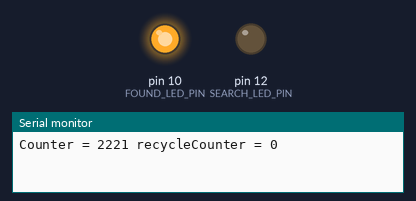
Bench run of a sketch on a simulated Arduino Uno, built with avr-gcc and run on an emulated ATmega328P. On the bench: output pins drawn as LEDs (lit = HIGH), the last lines printed to the serial monitor. Random numbers use the default seed unless the sketch sets one. At 54.6 s the program stops and its outputs stay as they are.

Above: at 0.3 s.
At 22.7 s:
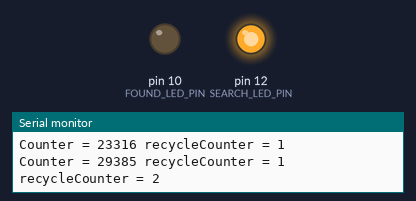
At 37.0 s:
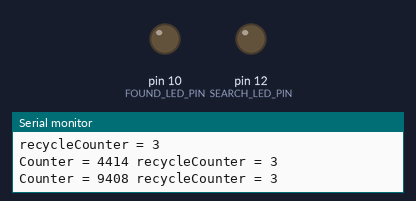
Timing chart, 0 to 40.0 s (numbered marks = the images above):
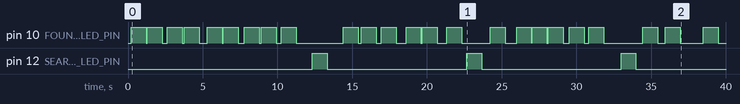

The sketch:

find_rng_value.ino
```cpp
/*
 * Use the random number generator and look for a specific value to be produced. When the desired
 * value is found, the code should light the “found it” LED for one second, send a message to the PC via the
 * Serial monitor, and report the value of the loop counter. However, each time we cycle through the positive
 * values for the int variable that is controlling the loop, we should light the other LED for one second and send
 * a message back to the PC
 *
*/

#define MAX_RNG_VALUE   5000
#define MIN_RNG_VALUE   0
#define TARGET_VALUE    2500
#define SEARCH_LED_PIN  12
#define FOUND_LED_PIN   10
#define DELAY_TIME      1000
#define RECYCLE_LIMIT   5

int counter = 0;
long randomNumber;
int recycleCounter = 0;

void setup() {
    // setting up the pins and the serial connection
    pinMode(SEARCH_LED_PIN, OUTPUT);
    pinMode(FOUND_LED_PIN, OUTPUT);
    Serial.begin(9600);
    // guaranteed to give us a random seed.
    randomSeed(analogRead(A0));
}

long generateRandomLong() {
    return random(MIN_RNG_VALUE, MAX_RNG_VALUE);
}

// fake program termination
void end() {
    while(true) {
        ;
    }
}

void toggleLED(int ledPin, int duration) {
    digitalWrite(ledPin, HIGH);
    delay(duration);
    digitalWrite(ledPin, LOW);
}

void loop() {
    randomNumber = generateRandomLong();
    if (randomNumber == TARGET_VALUE) {
        Serial.print("Counter = ");
        Serial.print(counter, DEC);
        Serial.print(" recycleCounter = ");
        Serial.println(recycleCounter, DEC);
        toggleLED(FOUND_LED_PIN, DELAY_TIME);
    }

    counter++;

    // if integer overflow
    if (counter < 0) {
        counter = 0;
        recycleCounter++;
        Serial.print("recycleCounter = ");
        Serial.println(recycleCounter, DEC);
        toggleLED(SEARCH_LED_PIN, DELAY_TIME);
    }

    if (recycleCounter == RECYCLE_LIMIT) {
        end();
    }
}
```

Measured:
- by itself, pin 12 (SEARCH_LED_PIN): alternates HIGH for 1.0 s and LOW for 9.3 s
